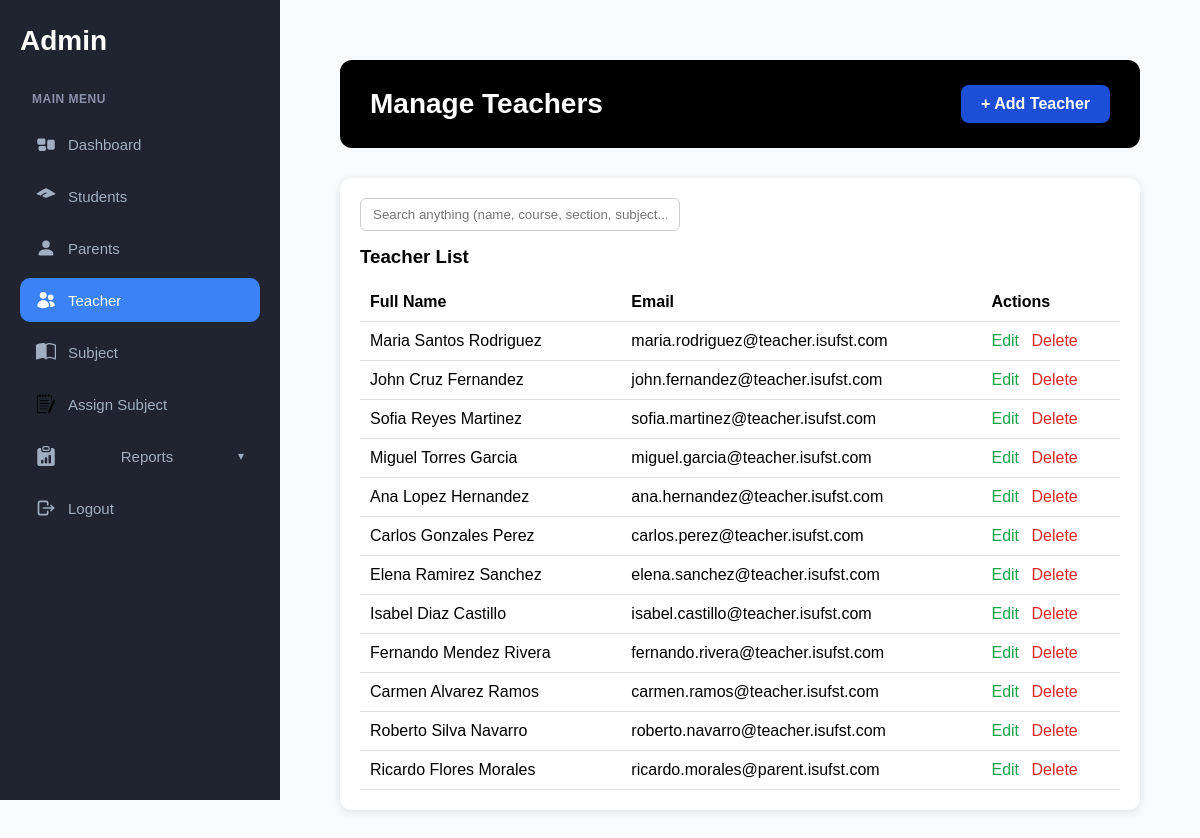
/accounts/teachers/ (signed in), run on the app's committed database.
### accounts/models.py (models this page shows, shortened)
class TeacherProfile(models.Model):
    user = models.OneToOneField(CustomUser, on_delete=models.CASCADE, limit_choices_to={'role':'teacher'})
    first_name = models.CharField(max_length=50)
    middle_name = models.CharField(max_length=50, blank=True, null=True)
    last_name = models.CharField(max_length=50)

class CustomUser(AbstractUser):
    ROLE_CHOICES = (
        ('admin','Admin'),
        ('teacher','Teacher'),
        ('student','Student'),
        ('parent','Parent')
    )
    role = models.CharField(max_length=10, choices=ROLE_CHOICES)
    first_login = models.BooleanField(default=True)

### accounts/views.py (the view)
# urls.py: path("teachers/", views.manage_teacher, name="manage_teacher"),
@login_required
def manage_teacher(request):
    teachers = TeacherProfile.objects.select_related('user').all()
    user_form = TeacherUserForm()
    profile_form = TeacherProfileForm()
    return render(request, 'dashboard/manageteacher.html', {
        'teachers': teachers,
        'user_form': user_form,
        'profile_form': profile_form,
        'active': 'teacher',
    })

### accounts/forms.py (shortened to what this page needs)
class TeacherUserForm(forms.ModelForm):
    class Meta:
        model = CustomUser
        fields = ['email']
        widgets = {
            'email': forms.EmailInput(attrs={'class': 'form-control'}),
        }

class TeacherProfileForm(forms.ModelForm):
    class Meta:
        model = TeacherProfile
        fields = ['first_name','middle_name','last_name']
        widgets = {
            'first_name':forms.TextInput(attrs={'class':'form-control'}),
            'middle_name':forms.TextInput(attrs={'class':'form-control'}),
            'last_name':forms.TextInput(attrs={'class':'form-control'}),
        }

### dashboard/templates/dashboard/manageteacher.html (shortened to what this page needs)
{% extends 'base.html' %}
{% load static %}
{% block content %}
<div class="dashboard-container">
  <div class="dashboard-header">
    <h2>Manage Teachers</h2>
    <a href="#" class="add-student-btn" id="openAddTeacherModal">+ Add Teacher</a>
  </div>
  <div class="bottom-section">
    <div class="attendance-box">
      <div class="search-container">
    <input type="text"
           class="search-input universal-search"
           placeholder="Search anything (name, course, section, subject...)">
  </div>
      <h3>Teacher List</h3>
      <table class="recent-table">
        <thead>
          <tr>
            <th>Full Name</th>
            <th>Email</th>
            <th>Actions</th>
          </tr>
        </thead>
        <tbody>
          {% for teacher in teachers %}
          <tr>
            <td>{{ teacher.first_name }} {% if teacher.middle_name %}{{ teacher.middle_name }} {% endif %}{{ teacher.last_name }}</td>
            <td>{{ teacher.user.email }}</td>
            <td>
              <a href="#" class="edit-btn" data-target="#editModal{{ teacher.id }}">Edit</a>
              <a href="#" class="delete-btn" data-target="#deleteModal{{ teacher.id }}">Delete</a>
            </td>
          </tr>
          {% empty %}
          <tr>
            <td colspan="3" class="empty-row">No teachers found. Click "Add Teacher" to create a new profile.</td>
          </tr>
          {% endfor %}
        </tbody>
      </table>
    </div>
  </div>
</div>
{% endblock %}

### core/static/css/styles.css (style rules this page uses)
* { margin: 0; padding: 0; box-sizing: border-box; }
body { font-family: -apple-system, BlinkMacSystemFont, 'Segoe UI', Roboto, Oxygen, Ubuntu, Cantarell, sans-serif; background-color: #f8fafc; min-height: 100vh; margin: 0; padding: 0; }
.dashboard-container { padding: 30px; font-family: 'Poppins', sans-serif; }
.dashboard-header { background: #000; color: #fff; padding: 25px 30px; border-radius: 12px; margin-bottom: 30px; }
.dashboard-header h2 { margin: 0; font-size: 28px; font-weight: 700; }
.bottom-section { display: flex; gap: 20px; }
.attendance-box, .recent-box { background: #fff; border-radius: 12px; box-shadow: 0 2px 8px rgba(0,0,0,0.1); padding: 20px; flex: 1; }
.recent-table { width: 100%; border-collapse: collapse; margin-top: 15px; }
.recent-table th, .recent-table td { border-bottom: 1px solid #ddd; padding: 10px; text-align: left; }
.add-student-btn , .add-subject-btn { background-color: #1d4ed8; color: #fff; padding: 10px 20px; border-radius: 8px; text-decoration: none; font-weight: 600; transition: background-color 0.3s ease; }
.add-student-btn,.add-subject-btn:hover { background-color: #1e40af; }
.dashboard-header { display: flex; justify-content: space-between; align-items: center; background: #000; color: #fff; padding: 25px 30px; border-radius: 12px; margin-bottom: 30px; }
.attendance-box { flex: 1; background: #fff; border-radius: 12px; box-shadow: 0 2px 8px rgba(0,0,0,0.1); padding: 20px; }
.edit-btn { color: #16a34a; text-decoration: none; margin-right: 8px; font-weight: 500; }
.delete-btn { color: #dc2626; text-decoration: none; font-weight: 500; }

### core/static/css/report.css (style rules this page uses)
* { margin: 0; padding: 0; box-sizing: border-box; }
body { font-family: 'Poppins', sans-serif; background-color: #f8fafc; min-height: 100vh; margin: 0; padding: 0; }
.dashboard-container { padding: 30px; }
.dashboard-header { display: flex; justify-content: space-between; align-items: center; background: #000; color: #fff; padding: 25px 30px; border-radius: 12px; margin-bottom: 30px; }
.dashboard-header h2 { font-size: 28px; font-weight: 700; }
.add-student-btn { background-color: #1d4ed8; color: #fff; padding: 10px 20px; border-radius: 8px; font-weight: 600; cursor: pointer; border: none; transition: background-color 0.3s ease; }
.attendance-box { background: #fff; border-radius: 12px; box-shadow: 0 2px 8px rgba(0,0,0,0.1); padding: 20px; overflow-x: auto; }
.search-container { margin-bottom: 15px; }
.search-input { width: 320px; padding: 8px 12px; border: 1px solid #ccc; border-radius: 6px; }

### data on the page
TeacherProfile: first_name "Maria", middle_name "Santos", last_name "Rodriguez", user.email "maria.rodriguez@teacher.isufst.com"
TeacherProfile: first_name "John", middle_name "Cruz", last_name "Fernandez", user.email "john.fernandez@teacher.isufst.com"
TeacherProfile: first_name "Sofia", middle_name "Reyes", last_name "Martinez", user.email "sofia.martinez@teacher.isufst.com"
TeacherProfile: first_name "Miguel", middle_name "Torres", last_name "Garcia", user.email "miguel.garcia@teacher.isufst.com"
TeacherProfile: first_name "Ana", middle_name "Lopez", last_name "Hernandez", user.email "ana.hernandez@teacher.isufst.com"
TeacherProfile: first_name "Carlos", middle_name "Gonzales", last_name "Perez", user.email "carlos.perez@teacher.isufst.com"
TeacherProfile: first_name "Elena", middle_name "Ramirez", last_name "Sanchez", user.email "elena.sanchez@teacher.isufst.com"
TeacherProfile: first_name "Isabel", middle_name "Diaz", last_name "Castillo", user.email "isabel.castillo@teacher.isufst.com"
TeacherProfile: first_name "Fernando", middle_name "Mendez", last_name "Rivera", user.email "fernando.rivera@teacher.isufst.com"
TeacherProfile: first_name "Carmen", middle_name "Alvarez", last_name "Ramos", user.email "carmen.ramos@teacher.isufst.com"
TeacherProfile: first_name "Roberto", middle_name "Silva", last_name "Navarro", user.email "roberto.navarro@teacher.isufst.com"
TeacherProfile: first_name "Ricardo", middle_name "Flores", last_name "Morales", user.email "ricardo.morales@parent.isufst.com"
